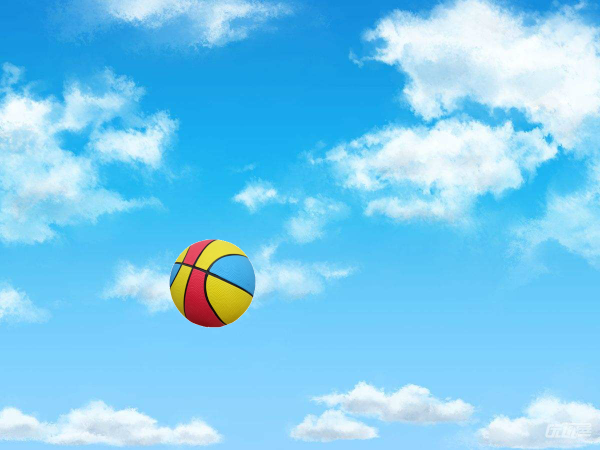
#> input picture Recognize/images/02.jpg, 1200 x 900 px (shown at 1/2 size)
$ python detect1_test.py
#> lines starting #> are read from the running program, lines starting #| are printed output that depends on the picture; after the words box and inside, x2 and y2 are one past the last pixel; in counts of white or black regions, pixels touching at a corner belong together
import cv2
import os
import numpy as np

from IPython.display import Image, display

def getpos(event,x,y,flags,param):
    if event == cv2.EVENT_LBUTTONDOWN:
        print(img[y,x])

img_name = '02.jpg'

# 获取路径
img_path = os.path.join('images', img_name)
save_path = os.path.join('outputs', img_name)

# 读取图像
img = cv2.imread(img_path)
#> img is the input picture: shape (900, 1200, 3); mean B, G, R 241.6, 203.3, 122.2

# Canny 边缘检测
canny = cv2.Canny(img, 80, 300)
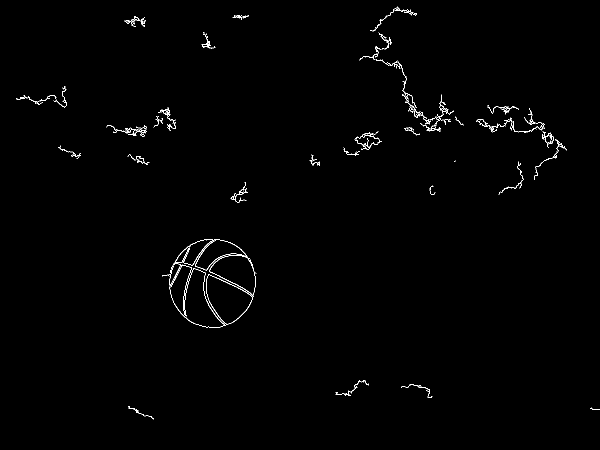
#> canny: shape (900, 1200) (shown at 1/2 size); 0.66% white in thin lines or dots, all inside (x1, y1, x2, y2) = (32, 13, 1200, 839)

# 圆形检测
circles = cv2.HoughCircles(
    canny, cv2.HOUGH_GRADIENT, 1, 30, param1=300, param2=30, minRadius=30, maxRadius=200)
#> circles = [[424.5, 566.5, 86.6], [466.5, 566.5, 60.4], [499.5, 577.5, 87.4], [455.5, 594.5, 45.6]]

if circles is None:
    r, x, y = (0, 0, 0)
else:
    r, x, y = (int(circles[0, 0, 2]), int(circles[0, 0, 0]), int(circles[0, 0, 1]))
#> r = 86; x = 424; y = 566

print(r, x, y)
#| 86 424 566

# 绘制结果
cv2.circle(img, (x, y), 3, (225, 0, 0), 5)
#> img: shape (900, 1200, 3); 0.01% of pixels changed, all inside (x1, y1, x2, y2) = (418, 560, 431, 573)
cv2.circle(img, (x, y), r, (225, 0, 0), 3)
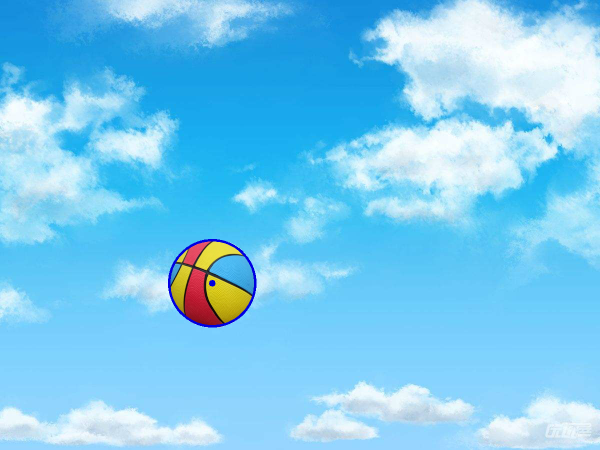
#> img: shape (900, 1200, 3) (shown at 1/2 size); mean B, G, R 241.8, 202.9, 121.8

# 保存并显示
cv2.imwrite(save_path, img)
display(Image(save_path))

# 显示结果图片
cv2.imshow("image", img)
cv2.setMouseCallback('image',getpos)
cv2.waitKey()
cv2.destroyAllWindows()

$ run again, with Recognize/images/01.jpg copied over Recognize/images/02.jpg
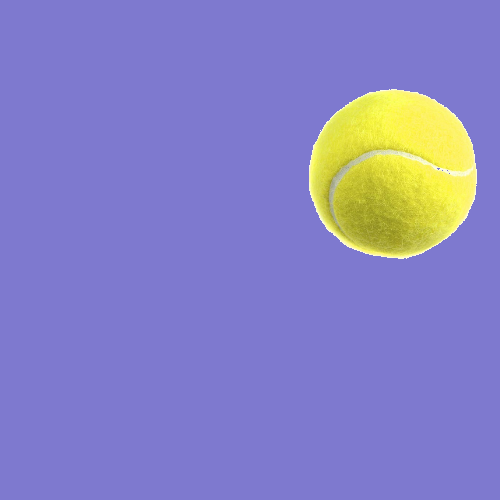
#> input picture Recognize/images/01.jpg, 500 x 500 px
#> img is the input picture: shape (500, 500, 3); mean B, G, R 195.7, 129.9, 134.8
#> `canny = cv2.Canny(img, 80, 300)`:
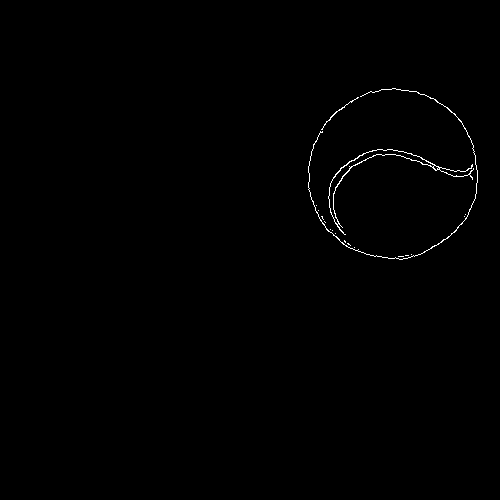
#> canny: shape (500, 500); 0.43% white in thin lines or dots, all inside (x1, y1, x2, y2) = (308, 88, 478, 260)
#> circles = [[393.5, 171.5, 83.4], [386.5, 205.5, 52.7]]
#> r = 83; x = 393; y = 171
#| 83 393 171
#> `cv2.circle(img, (x, y), r, (225, 0, 0), 3)`:
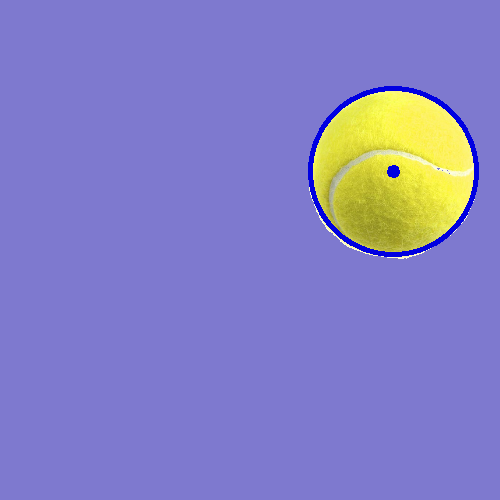
#> img: shape (500, 500, 3); mean B, G, R 196.5, 127.6, 132.5

$ run again, with Recognize/images/03.jpg copied over Recognize/images/02.jpg
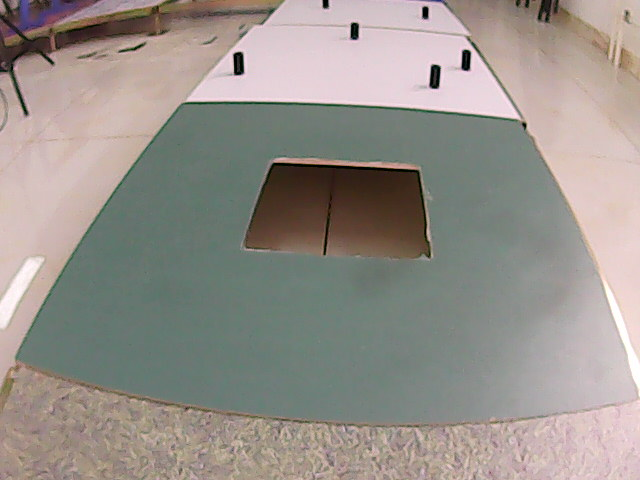
#> input picture Recognize/images/03.jpg, 640 x 480 px
#> img is the input picture: shape (480, 640, 3); mean B, G, R 139, 145.3, 151.2
#> `canny = cv2.Canny(img, 80, 300)`:
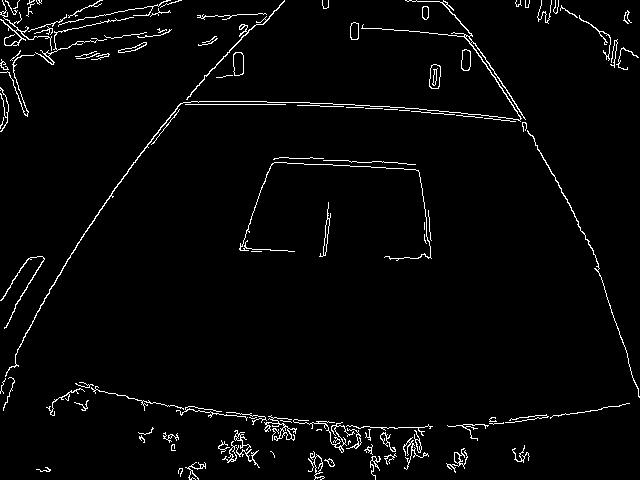
#> canny: shape (480, 640); 2.8% white in thin lines or dots
#> circles = [[105.5, 108.5, 101.5], [392.5, 228.5, 68.2]]
#> r = 101; x = 105; y = 108
#| 101 105 108
#> `cv2.circle(img, (x, y), r, (225, 0, 0), 3)`:
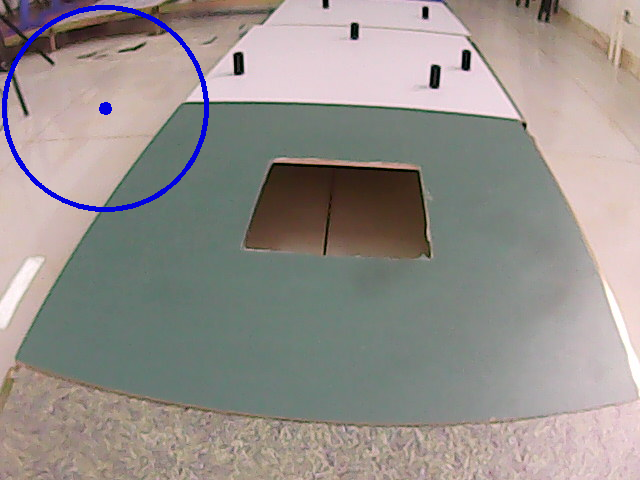
#> img: shape (480, 640, 3); mean B, G, R 140, 143.9, 149.6

$ run again, with Recognize/images/04.jpg copied over Recognize/images/02.jpg
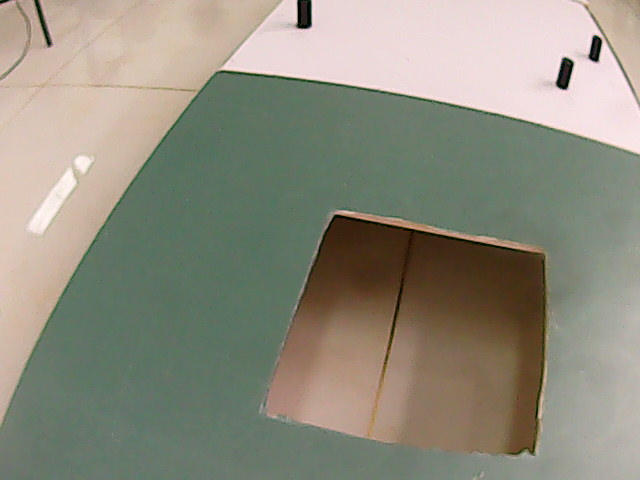
#> input picture Recognize/images/04.jpg, 640 x 480 px
#> img is the input picture: shape (480, 640, 3); mean B, G, R 126.1, 140.9, 143.2
#> `canny = cv2.Canny(img, 80, 300)`:
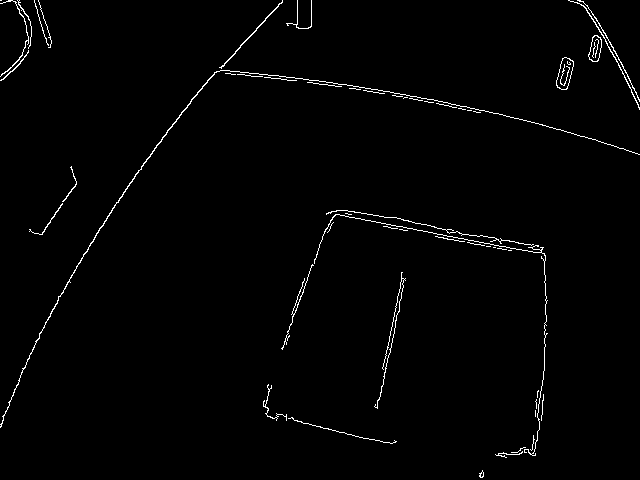
#> canny: shape (480, 640); 1.3% white in thin lines or dots
#> circles = None
#> img: shape (480, 640, 3); 0.01% of pixels changed, all inside (x1, y1, x2, y2) = (0, 0, 7, 7)
